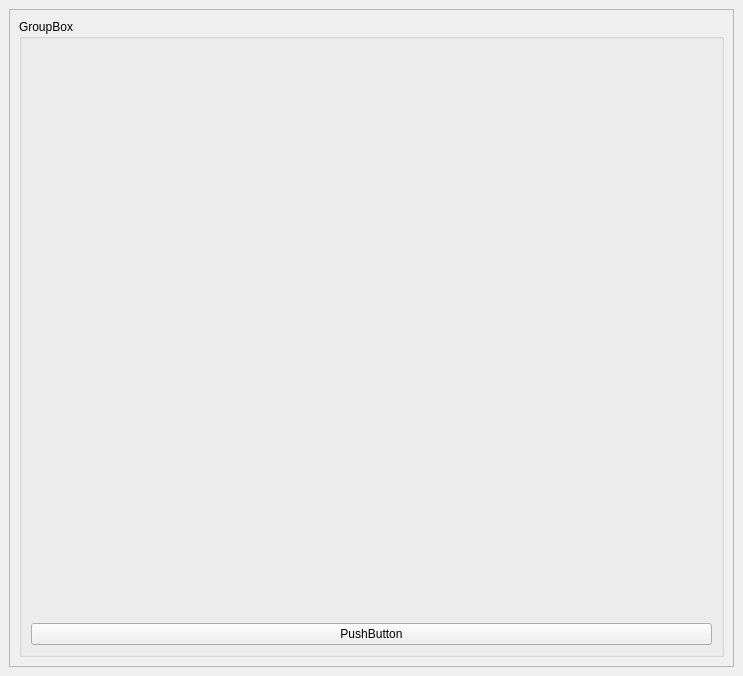
<?xml version="1.0" encoding="UTF-8"?>
<ui version="4.0">
 <class>MainWindow</class>
 <widget class="QMainWindow" name="MainWindow">
  <property name="geometry">
   <rect>
    <x>0</x>
    <y>0</y>
    <width>743</width>
    <height>676</height>
   </rect>
  </property>
  <property name="windowTitle">
   <string>MainWindow</string>
  </property>
  <widget class="QWidget" name="centralwidget">
   <layout class="QGridLayout" name="gridLayout_2">
    <item row="0" column="0">
     <layout class="QGridLayout" name="gridLayout">
      <item row="1" column="0">
       <widget class="QScrollArea" name="scrollArea">
        <property name="widgetResizable">
         <bool>true</bool>
        </property>
        <widget class="QWidget" name="scrollAreaWidgetContents">
         <property name="geometry">
          <rect>
           <x>0</x>
           <y>0</y>
           <width>721</width>
           <height>654</height>
          </rect>
         </property>
         <layout class="QGridLayout" name="gridLayout_4">
          <item row="0" column="0">
           <widget class="QGroupBox" name="group">
            <property name="title">
             <string>GroupBox</string>
            </property>
            <layout class="QGridLayout" name="gridLayout_9">
             <item row="0" column="0">
              <layout class="QGridLayout" name="gridLayout_8">
               <item row="0" column="0">
                <widget class="QLabel" name="label_2">
                 <property name="text">
                  <string/>
                 </property>
                </widget>
               </item>
               <item row="1" column="0">
                <widget class="QPushButton" name="pushButton_2">
                 <property name="text">
                  <string>PushButton</string>
                 </property>
                </widget>
               </item>
              </layout>
             </item>
            </layout>
           </widget>
          </item>
         </layout>
        </widget>
       </widget>
      </item>
     </layout>
    </item>
   </layout>
  </widget>
 </widget>
 <resources/>
 <connections/>
</ui>
